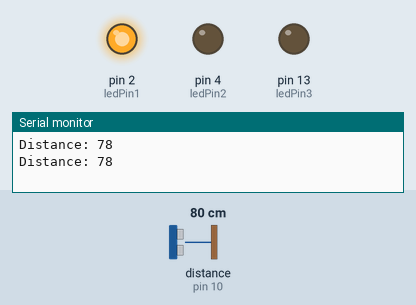
Simulated run of this sketch. Board: Arduino Uno, built with avr-gcc and run on an emulated ATmega328P. Shown: output pins drawn as LEDs (lit = HIGH), the last lines printed to the serial monitor. Wiring (inferred from the names in the program): ultrasonic range finder: trigger pin 9; echo pin 10. Inputs (shaded band) come from the test bench; at power-on: distance to the obstacle (sensor on pin 10) 80 cm. The echo pulse lasts 58.3 µs per cm; pins used as bus, display or sensor lines are not drawn.

Above: at 2.8 s.
2.9 s: distance to the obstacle (sensor on pin 10) set to 8 cm
4.4 s: distance to the obstacle (sensor on pin 10) set to 5 cm
At 5.7 s:
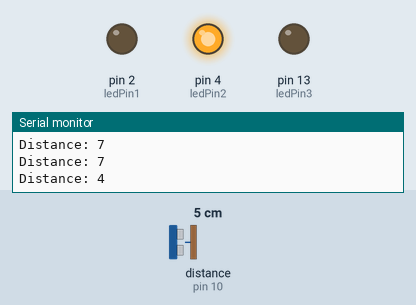
6.5 s: distance to the obstacle (sensor on pin 10) set to 2 cm
At 8.2 s:
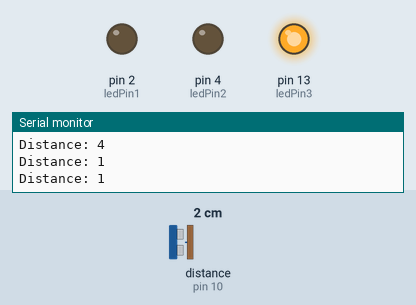
8.5 s: distance to the obstacle (sensor on pin 10) set to 6 cm
At 10.0 s:
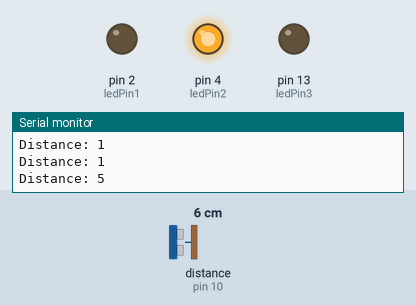
10.5 s: distance to the obstacle (sensor on pin 10) set to 4 cm
At 11.4 s:
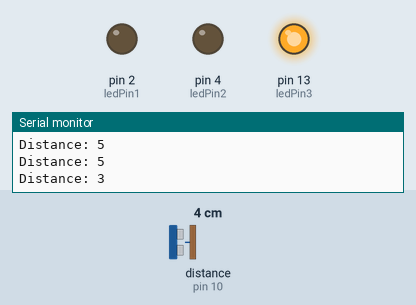
Timing chart, 0 to 13.5 s (numbered marks = the images above; inputs shaded):
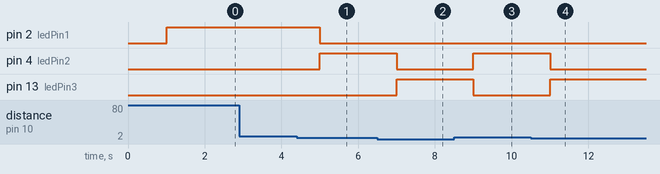

Measured:
- the behaviour switches between 7 and 6 cm on distance to the obstacle (sensor on pin 10) (found by bisection; images 0 and 1)
- the behaviour switches between 4 and 5 cm on distance to the obstacle (sensor on pin 10) (found by bisection; images 2 and 3)
- after the input at 4.4 s, pin 2 (ledPin1): HIGH → LOW after 0.60 s; pin 4 (ledPin2): LOW → HIGH after 0.60 s
- after the input at 6.5 s, pin 4 (ledPin2): HIGH → LOW after 0.50 s; pin 13 (ledPin3): LOW → HIGH after 0.50 s
- after the input at 8.5 s, pin 4 (ledPin2): LOW → HIGH after 0.50 s; pin 13 (ledPin3): HIGH → LOW after 0.50 s
- after the input at 10.5 s, pin 4 (ledPin2): HIGH → LOW after 0.50 s; pin 13 (ledPin3): LOW → HIGH after 0.50 s

The sketch:

sketch_apr26a.ino
```cpp
// defines pins numbers
const int trigPin = 9;
const int echoPin = 10;
// defines variables
long duration;
int distance;

unsigned long previousMillis = 0;
const long interval = 1000;  // Interval in milliseconds (0.5 minute)
const int ledPin1 = 2;
const int ledPin2 = 4;
const int ledPin3 = 13;

void setup() {
  pinMode(ledPin1, OUTPUT);
  pinMode(ledPin2, OUTPUT);
  pinMode(ledPin3, OUTPUT);
  pinMode(trigPin, OUTPUT); // Sets the trigPin as an Output
  pinMode(echoPin, INPUT); // Sets the echoPin as an Input
  Serial.begin(9600); // Starts the serial communication
}

void loop() {
  unsigned long currentMillis = millis();  // Get the current time

  if (currentMillis - previousMillis >= interval) {
    // Update previousMillis to currentMillis
    previousMillis = currentMillis;

    // Clears the trigPin
    digitalWrite(trigPin, LOW);
    delayMicroseconds(1000);
    // Sets the trigPin on HIGH state for 10 microseconds
    digitalWrite(trigPin, HIGH);
    delayMicroseconds(1000);
    digitalWrite(trigPin, LOW);
    // Reads the echoPin, returns the sound wave travel time in microseconds
    duration = pulseIn(echoPin, HIGH);
    // Calculating the distance
    distance = duration * 0.034 / 2;
    // Prints the distance on the Serial Monitor
    Serial.print("Distance: ");
    Serial.println(distance);

    // Turn off all LEDs before checking distance
    digitalWrite(ledPin1, LOW);
    digitalWrite(ledPin2, LOW);
    digitalWrite(ledPin3, LOW);

    if (distance >= 6) {
      // Turn LED 1 on
      digitalWrite(ledPin1, HIGH);
    } else if (distance >= 4 && distance < 6) {
      // Turn LED 2 on
      digitalWrite(ledPin2, HIGH);
    } else if (distance <= 3) {
      // Turn LED 3 on
      digitalWrite(ledPin3, HIGH);
    }
  }
}
```
